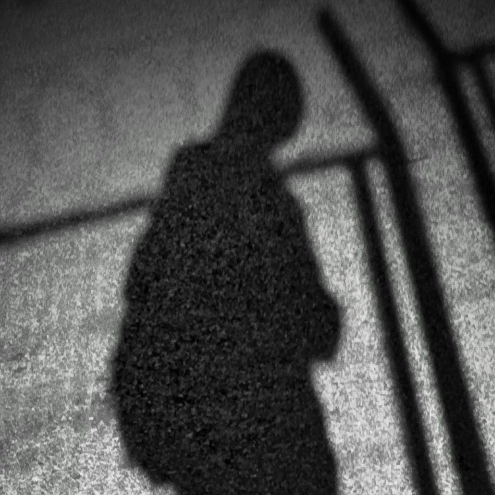
#> input picture assets/ss.jpg, 990 x 990 px, found by its file name (shown at 1/2 size)
$ python render_topright.py ss.jpg
#> lines starting #> are read from the running program, lines starting #| are printed output that depends on the picture
#!/usr/bin/env python3
"""
render_topright.py

Render an image in the top-right corner of the current terminal as a small "pixel box".
- Each image pixel -> two full-block characters "██".
- Uses adaptive 256-color quantization (fast) by default to reduce ANSI churn.
- Chunked, run-length optimized output for speed.
- Default image: "ss.jpg" in the current folder (or pass path as argv).
- Place small box at top-right (doesn't redraw full terminal).
Usage:
    python3 render_topright.py [image_path] [--box-px-w N] [--box-px-h N] [--no-color]
Examples:
    python3 render_topright.py ss.jpg
    python3 render_topright.py ss.jpg --box-px-w 32 --box-px-h 32
"""

from __future__ import annotations
import sys
import os
import shutil
import argparse
from typing import List, Tuple, Optional
from PIL import Image, ImageOps

ESC = "\x1b["
SAVE_CURSOR = ESC + "s"
RESTORE_CURSOR = ESC + "u"
HIDE_CURSOR = ESC + "?25l"
SHOW_CURSOR = ESC + "?25h"

def term_size() -> Tuple[int,int]:
    cols, rows = shutil.get_terminal_size((80, 24))
    return cols, rows

def set_fg_rgb(r:int,g:int,b:int) -> str:
    return f"{ESC}38;2;{r};{g};{b}m"

def reset_all() -> str:
    return f"{ESC}0m"

def move_cursor(row:int, col:int) -> str:
    return f"{ESC}{row};{col}H"

def load_image(path: str) -> Image.Image:
#> called with path = 'ss.jpg'
    if not os.path.exists(path):
        raise FileNotFoundError(f"Image not found: {path}")
    img = Image.open(path)
#> img is the input picture: PIL image 990x990 RGB; mean R, G, B 78.9, 79.3, 78.6
    return img.convert("RGB")

def quantize_palette(img: Image.Image, colors: int = 256) -> Tuple[Image.Image, List[Tuple[int,int,int]]]:
    """
    Convert to P mode with adaptive palette and return (p_img, palette_list)
    palette_list is list of (r,g,b) length 256
    """
    p = img.convert("P", palette=Image.ADAPTIVE, colors=colors)
    pal = p.getpalette() or []
    # pad to 256*3
    if len(pal) < 768:
        pal = pal + [0] * (768 - len(pal))
    palette = [tuple(pal[i:i+3]) for i in range(0, 768, 3)]
    return p, palette

def build_row_runs_from_p(p_img: Image.Image, palette: List[Tuple[int,int,int]], y: int) -> str:
    """
    Build a single text row for pixel-row y (each pixel -> '██').
    Uses run-length grouping of identical palette indices to minimize ANSI escapes.
    """
    w, h = p_img.size
    # convert to list so slicing/indexing is reliable across PIL versions
    data = list(p_img.getdata())
    start = y * w
    row_indexes = data[start:start+w]
    out_parts: List[str] = []
    x = 0
    while x < w:
        idx = row_indexes[x]
        r,g,b = palette[idx]
        # run length
        run = 1
        x2 = x + 1
        while x2 < w and row_indexes[x2] == idx:
            run += 1
            x2 += 1
        # emit color once, write run times "██", then reset
        out_parts.append(set_fg_rgb(r,g,b))
        out_parts.append("██" * run)
        out_parts.append(reset_all())
        x = x2
    return "".join(out_parts)

def build_row_runs_rgb(pixels, w, y) -> str:
    """
    Alternative: if not quantizing, build using exact RGB. pixels should be PixelAccess or list.
    This function won't be used when quantized, kept for reference.
    """
    out_parts: List[str] = []
    x = 0
    while x < w:
        r,g,b = pixels[x,y]
        run = 1
        x2 = x + 1
        while x2 < w:
            nr,ng,nb = pixels[x2,y]
            if nr==r and ng==g and nb==b:
                run += 1
                x2 += 1
            else:
                break
        out_parts.append(set_fg_rgb(r,g,b))
        out_parts.append("██" * run)
        out_parts.append(reset_all())
        x = x2
    return "".join(out_parts)

def render_to_topright(image_path: str, box_px_w: Optional[int], box_px_h: Optional[int], no_color: bool = False, quantize: bool = True):
    cols, rows = term_size()  # cols chars, rows lines
    # effective pixel area width in pixels (each pixel -> 2 chars)
    max_pixel_w_by_cols = max(1, (cols - 2) // 2)  # leave 2-char margin
    max_pixel_h_by_rows = max(1, rows - 2)         # leave 2-row margin

    # choose defaults if None (try square)
    if box_px_w is None and box_px_h is None:
        # default square: keep small relative to terminal; user said 50x75 terminal
        default_px = min( min(32, max_pixel_w_by_cols), max_pixel_h_by_rows )
        box_w = default_px
        box_h = default_px
    elif box_px_w is None:
        box_h = min(box_px_h, max_pixel_h_by_rows)
        box_w = min(box_h, max_pixel_w_by_cols)
    elif box_px_h is None:
        box_w = min(box_px_w, max_pixel_w_by_cols)
        box_h = min(box_w, max_pixel_h_by_rows)
    else:
        box_w = min(box_px_w, max_pixel_w_by_cols)
        box_h = min(box_px_h, max_pixel_h_by_rows)

    # Load image
    img = load_image(image_path)

    # compute target dims preserving aspect ratio, but don't exceed box
    iw, ih = img.size
#> iw = 990; ih = 990
    ratio = min(box_w / iw, box_h / ih, 1.0)
#> ratio = 0.0222
    target_w = max(1, int(iw * ratio))
#> target_w = 22
    target_h = max(1, int(ih * ratio))
#> target_h = 22

    # Final pixel grid size (target_w x target_h)
    resized = img.resize((target_w, target_h), resample=Image.NEAREST)
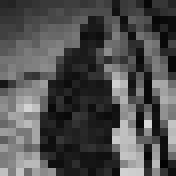
#> resized: PIL image 22x22 RGB (shown 8 times larger); mean R, G, B 79.6, 80, 79.3

    # Optionally quantize to reduce color variety (faster output)
    if quantize and not no_color:
        p_img, palette = quantize_palette(resized, colors=256)
#> in quantize_palette, `pal = p.getpalette() or []`: pal = 627 values, max 214 at index 1, min 3 at index 624, mean 105.9
#> in quantize_palette, `pal = pal + [0] * (768 - len(pal))`: pal = 768 values, max 214 at index 1, min 0 at index 627, mean 86.43
#> in quantize_palette, `palette = [tuple(pal[i:i+3]) for i in range(0, 768, 3)]`: palette = 256 items, first 6: (212, 214, 211), (209, 211, 208), (209, 209, 209), (209, 209, 207), (207, 207, 207), (204, 204, 204)
    else:
        # convert resized to direct RGB pixel access if not quantize
        p_img = None
        palette = None
        pix = resized.load()

    # compute left padding in characters so box ends at right edge
    used_char_cols = target_w * 2
#> used_char_cols = 44
    left_padding = max(0, cols - used_char_cols + 1)  # +1 to nudge into right side
#> left_padding = 37
    pad_str = " " * left_padding
#> pad_str = '                                     '

    out = sys.stdout
    write = out.write

    # Save cursor and hide cursor
    write(SAVE_CURSOR)
    write(HIDE_CURSOR)

    try:
        # Move to first row of box (top row = 1)
        start_row = 1
        # We'll write each pixel-row at (row=start_row + y, col=left_padding+1)
        for y in range(target_h):
            row_str = ""
            if palette:
                # using quantized palette
                row_str = build_row_runs_from_p(p_img, palette, y)
            else:
                # build from exact rgb pixels
                parts: List[str] = []
                x = 0
                while x < target_w:
                    r,g,b = pix[x,y]
                    # run-length
                    run = 1
                    x2 = x + 1
                    while x2 < target_w:
                        nr,ng,nb = pix[x2,y]
                        if nr==r and ng==g and nb==b:
                            run += 1
                            x2 += 1
                        else:
                            break
                    if no_color:
                        # threshold luminance
                        lum = (r*299 + g*587 + b*114) // 1000
                        if lum < 128:
                            parts.append("██" * run)
                        else:
                            parts.append("  " * run)
                    else:
                        parts.append(set_fg_rgb(r,g,b))
                        parts.append("██" * run)
                        parts.append(reset_all())
                    x = x2
                row_str = "".join(parts)
            # final full line = move cursor + pad + row_str
            write(move_cursor(start_row + y, left_padding + 1))
            write(pad_str)  # ensure start column (some terminals need)
            write(row_str)
            # small flush per row to allow progressive drawing (fast)
            out.flush()
#> this loop made 22 passes
#> (printed output is left out)
        # done; move cursor below box (or restore)
        write(RESTORE_CURSOR)
        write(SHOW_CURSOR)
        out.flush()
    except BrokenPipeError:
        # terminal closed / piped away; exit silently
        try:
            sys.exit(0)
        except SystemExit:
            os._exit(0)
    except KeyboardInterrupt:
        # restore cursor and exit
        write(RESTORE_CURSOR)
        write(SHOW_CURSOR)
        out.flush()
        raise
    finally:
        # ensure reset and cursor visible
        try:
            write(reset_all())
            write(SHOW_CURSOR)
            write(RESTORE_CURSOR)
            out.flush()
        except Exception:
            pass

def main():
    p = argparse.ArgumentParser(description="Render image top-right as compact pixel box (each pixel -> '██').")
    p.add_argument("image", nargs="?", default="ss.jpg", help="path to image (default ss.jpg)")
    p.add_argument("--box-px-w", type=int, default=None, help="box width in image pixels")
    p.add_argument("--box-px-h", type=int, default=None, help="box height in image pixels")
    p.add_argument("--no-color", action="store_true", help="render in black/white blocks only")
    p.add_argument("--no-quantize", action="store_true", help="disable 256-color quantization (may be slower)")
    args = p.parse_args()

    img_path = args.image
    no_color = args.no_color
    quantize = not args.no_quantize

    try:
        render_to_topright(img_path, args.box_px_w, args.box_px_h, no_color=no_color, quantize=quantize)
    except Exception as e:
        sys.stderr.write("ERROR: " + str(e) + "\n")
        sys.exit(1)

if __name__ == "__main__":
    main()
